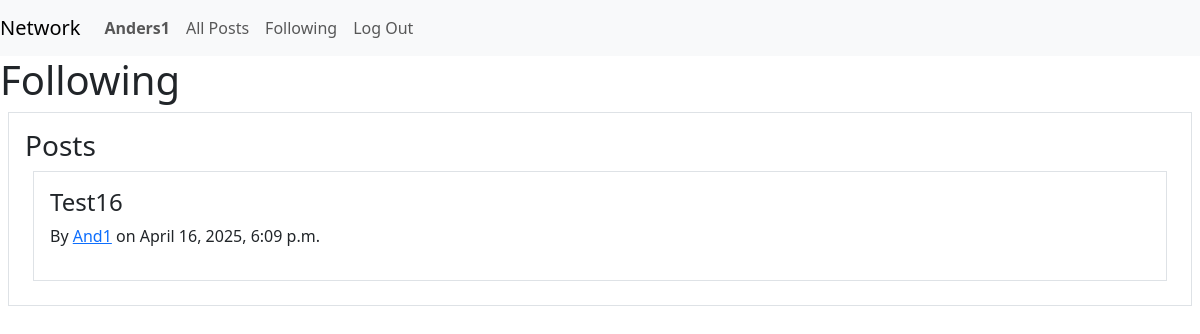
The page /following (signed in) on the database its author committed.
### network/models.py (models this page shows, shortened)
class User(AbstractUser):
    pass

class Post(models.Model):
    content = models.CharField(max_length=500)
    user = models.ForeignKey(User, on_delete=models.CASCADE, related_name="author")
    date = models.DateTimeField(auto_now_add=True)

### network/views.py (the view)
# urls.py: path("following", views.following, name="following"),
def following(request):
    current_user = User.objects.get(pk=request.user.id)
    followed_users = Follow.objects.filter(user=current_user)
    all_posts = Post.objects.all().order_by('-id')
    followed_posts = []
    for post in all_posts:
        for users in followed_users:
            if users.user_follower == post.user:
                followed_posts.append(post)
    paginator = Paginator(followed_posts, 10)
    page_number = request.GET.get('page')
    posts_page = paginator.get_page(page_number)
    return render(request, "network/following.html", {
        "posts_page": posts_page,
    })

### network/templates/network/following.html (shortened to what this page needs)
{% extends "network/layout.html" %}
{% load static %}
{% block body %}
    <h1>Following</h1>
    {% if user.is_authenticated %}
        <div class="border m-2 p-3" >
            <h3>Posts</h3>
            {% for post in posts_page %}
                <div class="border m-2 p-3">
                    <h4>{{ post.content }}</h4>
                    <p>By <a href="{% url 'profile' user_id=post.user.id %}">{{post.user }}</a> on {{ post.date }} </p>
                </div>
            {% endfor %}
        </div>
        {% endif %}
{% endblock %}

### network/templates/network/layout.html (shortened to what this page needs)
{% load static %}
<!DOCTYPE html>
<html lang="en">
    <head>
        <link href="https://cdn.jsdelivr.net/npm/bootstrap@5.3.5/dist/css/bootstrap.min.css" rel="stylesheet">
        <link href="{% static 'network/styles.css' %}" rel="stylesheet">
    </head>
    <body>
        <nav class="navbar navbar-expand-lg navbar-light bg-light">
            <a class="navbar-brand" href="{% url 'index' %}">Network</a>
            <div>
              <ul class="navbar-nav mr-auto">
                {% if user.is_authenticated %}
                    <li class="nav-item">
                        <a class="nav-link" href="{% url 'profile' user_id=user.id %}"><strong>{{ user.username }}</strong></a>
                    </li>
                {% endif %}
                <li class="nav-item">
                  <a class="nav-link" href="{% url 'index' %}">All Posts</a>
                </li>
                {% if user.is_authenticated %}
                    <li class="nav-item">
                        <a class="nav-link" href="{% url 'following' %}">Following</a>
                    </li>
                    <li class="nav-item">
                        <a class="nav-link" href="{% url 'logout' %}">Log Out</a>
                    </li>
                {% endif %}
              </ul>
            </div>
          </nav>
        <div class="body">
            {% block body %}
            {% endblock %}
        </div>
    </body>
</html>

### rows shown on the page
User: username "Anders1"
Post: content "Test16", user "And1", date "April 16, 2025, 6:09 p.m."
